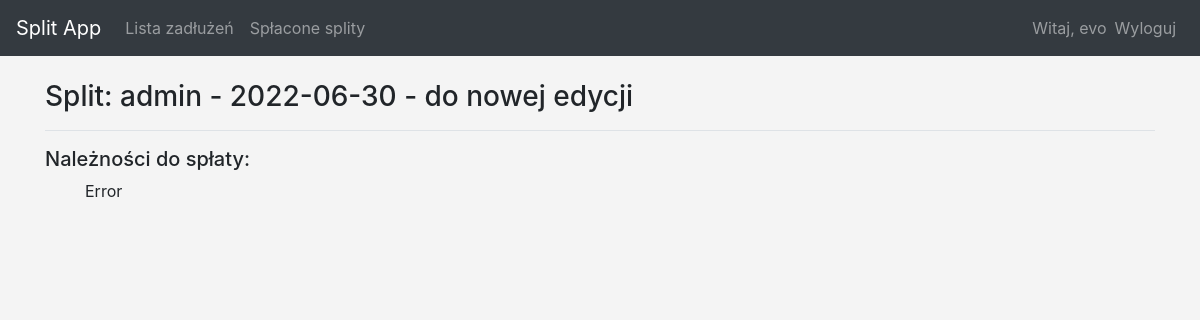
Page /transactions_archive/22/ (signed in) on the earlier database version.
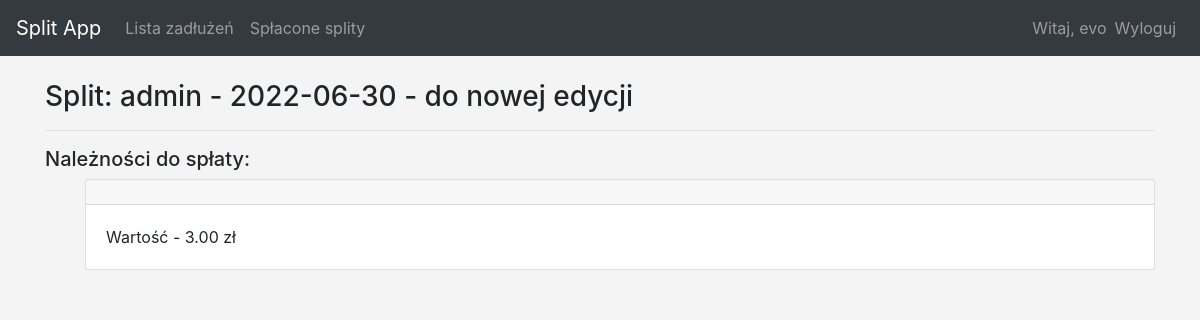
Same page on the later database version.
### split_app/models.py (models this page shows, shortened)
class Transaction(models.Model):
    owner = models.ForeignKey(User, on_delete=models.CASCADE)
    t_desc = models.TextField(blank=True, null=True)
    t_date = models.DateField()
    t_status = models.CharField(default=c.new, editable=False, max_length=16)
    def __str__(self):
        return f"{self.owner} - {self.t_date} - {self.t_desc}"

class Obligation(models.Model):
    transaction = models.ForeignKey(
        Transaction, related_name="obligation", on_delete=models.CASCADE
    )
    user = models.ForeignKey(User, on_delete=models.CASCADE)
    desc = models.TextField(blank=True, null=True)
    value = models.DecimalField(max_digits=6, decimal_places=2)
    optional_value = models.DecimalField(
        max_digits=6, decimal_places=2, null=True, blank=True
    )
    o_status = models.CharField(default=c.new, choices=c.status, max_length=16)
    payment_date = models.DateField(
        default=django.utils.timezone.now, null=True, blank=True
    )
    @property
    def suma(self):
        if self.optional_value:
            return self.value + self.optional_value
        return self.value

### split_app/views.py (the view)
# urls.py: path("transactions_archive/<int:transaction_id>/", views.transaction_a, name="transaction_a"),
@login_required
def transaction_a(req, transaction_id):
    transaction_a = Transaction.objects.get(id=transaction_id)
    obligations = Obligation.objects.filter(
        Q(transaction=transaction_id) & Q(o_status="Done")
    )
    context = {"transaction_a": transaction_a, "obligations": obligations}
    return render(req, "split_app/transaction_a.html", context)

### split_app/templates/split_app/transaction_a.html (shortened to what this page needs)
{% extends 'split_app/base.html' %}
{% block page_header %}
    <h3>Split: {{ transaction_a }}</h3>
{% endblock page_header %}
{% block content %}
    {% load i18n %}
<h5 class="display-5">Należności do spłaty:</h5>
<ul>
{% for oblig in obligations %}
    <div class="card mb-3">
        <h4 class="card-header">
        </h4>
    <div class="card-body">
           Wartość -  {{ oblig.suma }} zł
    </div>
    </div>
{% empty %}
    <p>Error</p>
{% endfor %}
</ul>
{% endblock %}

### split_app/templates/split_app/base.html (shortened to what this page needs)
{% load bootstrap4 %}
<!DOCTYPE html>
<html lang="en">
<head>
    {% bootstrap_css %}
</head>
<body>
    <nav class="navbar navbar-expand-md navbar-dark bg-dark mb-4 border:none">
        <a class="navbar-brand" href="{% url 'split_app:index' %}">Split App</a>
            <div class="collapse navbar-collapse" id="navbarCollapse">
                <ul class="navbar-nav mr-auto">
                    <li class="nav-item">
                        <a class="nav-link" href="{% url 'split_app:Transactions' %}">Lista zadłużeń</a>
                    </li>
                    <li>
                        <a class="nav-link" href="{% url 'split_app:Transactions_archive' %}">Spłacone splity</a>
                    </li>
                </ul>
                <ul class="navbar-nav ml-auto">
                    {% if user.is_authenticated %}
                        <li class="nav-item">
                            <span class="navbar-text">Witaj, {{ user.username }}</span>
                        </li>
                        <li class="nav-item">
                            <a class="nav-link" href="{% url 'users:logout' %}">Wyloguj</a>
                        </li>
                        {% else %}
                            <li class="nav-item">
                                <a class="nav-link" href="{% url 'users:login' %}">Zaloguj się</a>
                            </li>
                    {% endif %}
                </ul>
            </div>
    </nav>
<main role="main" class="container">
    <div class="pb-2 mb-2 border-bottom">
        {% block page_header %}{% endblock page_header %}
    </div>
    <div>
        {% block content %}{% endblock content %}
    </div>
</main>
</body>
</html>

### split_app/templates/split_app/base.html (style rules this page uses)
body { background: #f4f4f4 }

Differences in the rows shown:
added Obligation: suma "3.00"
Other differences:
text no longer shown: "Error"
